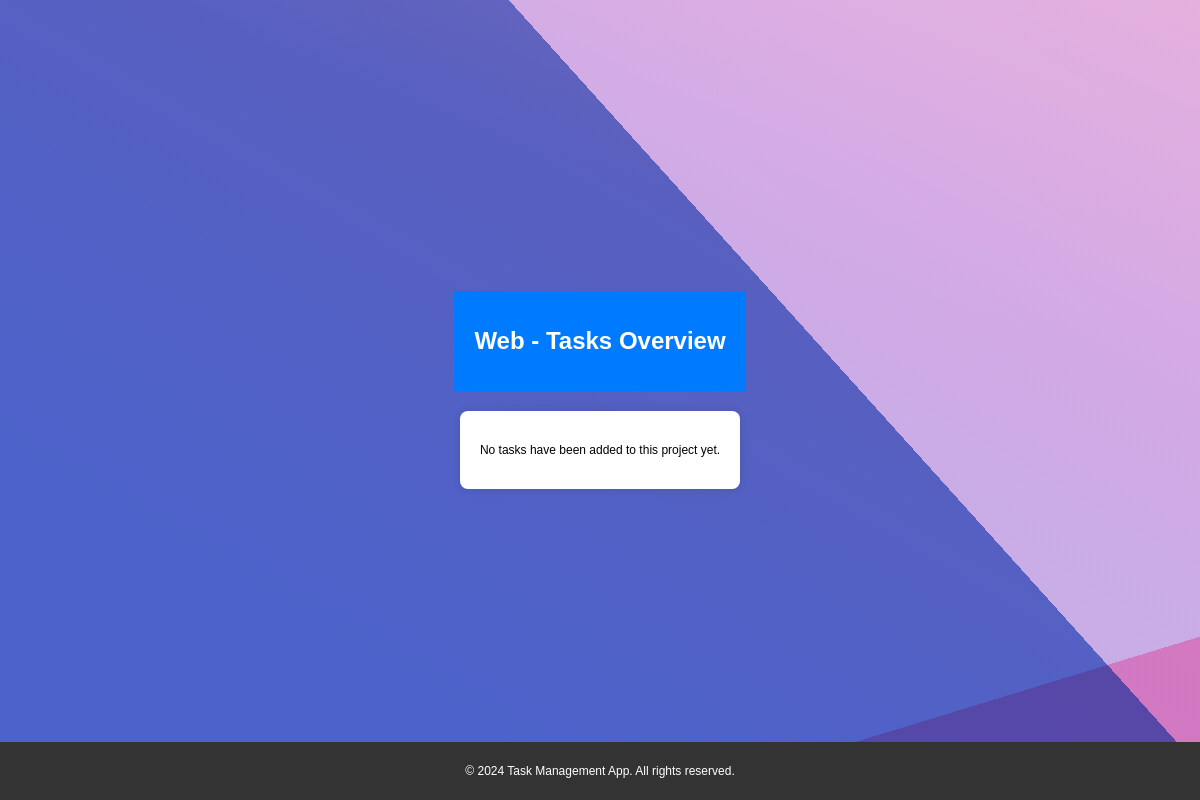
Page /project/1/tasks/ on the earlier database version.
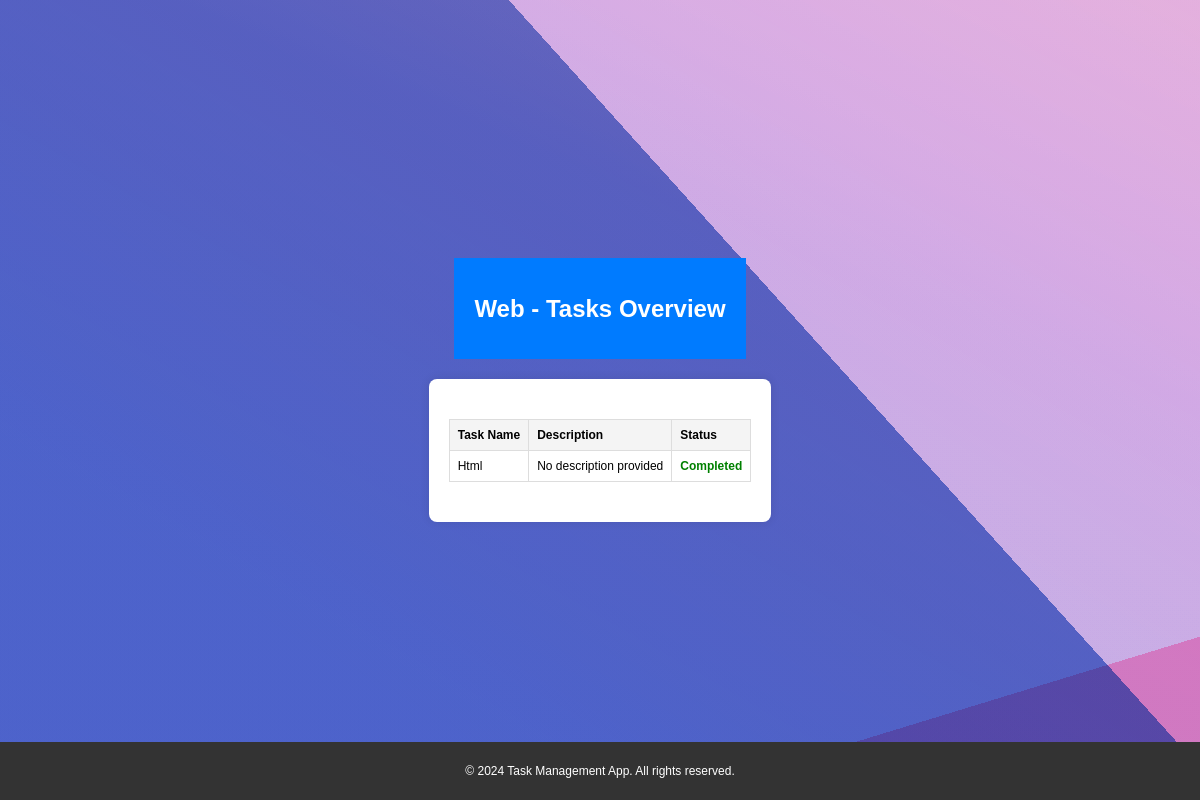
Same page on the later database version.
### welcome/models.py (models this page shows, shortened)
class ProUserTask(models.Model):
    user = models.ForeignKey(CustomUser, on_delete=models.CASCADE)  # Task creator
    task_name = models.CharField(max_length=255)
    project = models.ForeignKey(
        'Project', on_delete=models.CASCADE, null=True, blank=True, related_name='tasks'
    )  # Related name for reverse querying tasks by project
    assigned_to = models.ForeignKey(
        CustomUser, on_delete=models.SET_NULL, null=True, blank=True, related_name='assigned_tasks'
    )  # User to whom the task is assigned
    uploaded_file = models.FileField(upload_to='task_files/', null=True, blank=True)
    created_at = models.DateTimeField(auto_now_add=True)
    is_done = models.BooleanField(default=False)

### welcome/views.py (the view)
# urls.py: path('project/<int:project_id>/tasks/', views.view_project_tasks, name='view_project_tasks'),
def view_project_tasks(request, project_id):
    project = get_object_or_404(Project, id=project_id)
    tasks = project.tasks.all()
    return render(request, 'project_tasks.html', {
        'project': project,
        'tasks': tasks,
    })

### welcome/templates/project_tasks.html (shortened to what this page needs)
<!DOCTYPE html>
<html lang="en">
<head>
    <link rel="stylesheet" href="../static/style.css">
</head>
<body>
    <header>
        <h1>{{ project.name }} - Tasks Overview</h1>
    </header>
    <section class="task-list">
        {% if tasks %}
            <table>
                <thead>
                    <tr>
                        <th>Task Name</th>
                        <th>Description</th>
                        <th>Status</th>
                    </tr>
                </thead>
                <tbody>
                    {% for task in tasks %}
                        <tr>
                            <td>{{ task.task_name }}</td>
                            <td>{{ task.description|default:"No description provided" }}</td>
                            <td>
                                {% if task.is_done %}
                                    <span class="completed">Completed</span>
                                {% else %}
                                    <span class="pending">Pending</span>
                                {% endif %}
                            </td>
                        </tr>
                    {% endfor %}
                </tbody>
            </table>
        {% else %}
            <p>No tasks have been added to this project yet.</p>
        {% endif %}
    </section>
    <footer>
        <p>© 2024 Task Management App. All rights reserved.</p>
    </footer>
</body>
</html>

Differences in the rows shown:
added ProUserTask: task_name "Html", description "No description provided", is_done "Completed"
Other differences:
text no longer shown: "No tasks have been added to this project yet."
text now shown: "Task Name Description Status"
